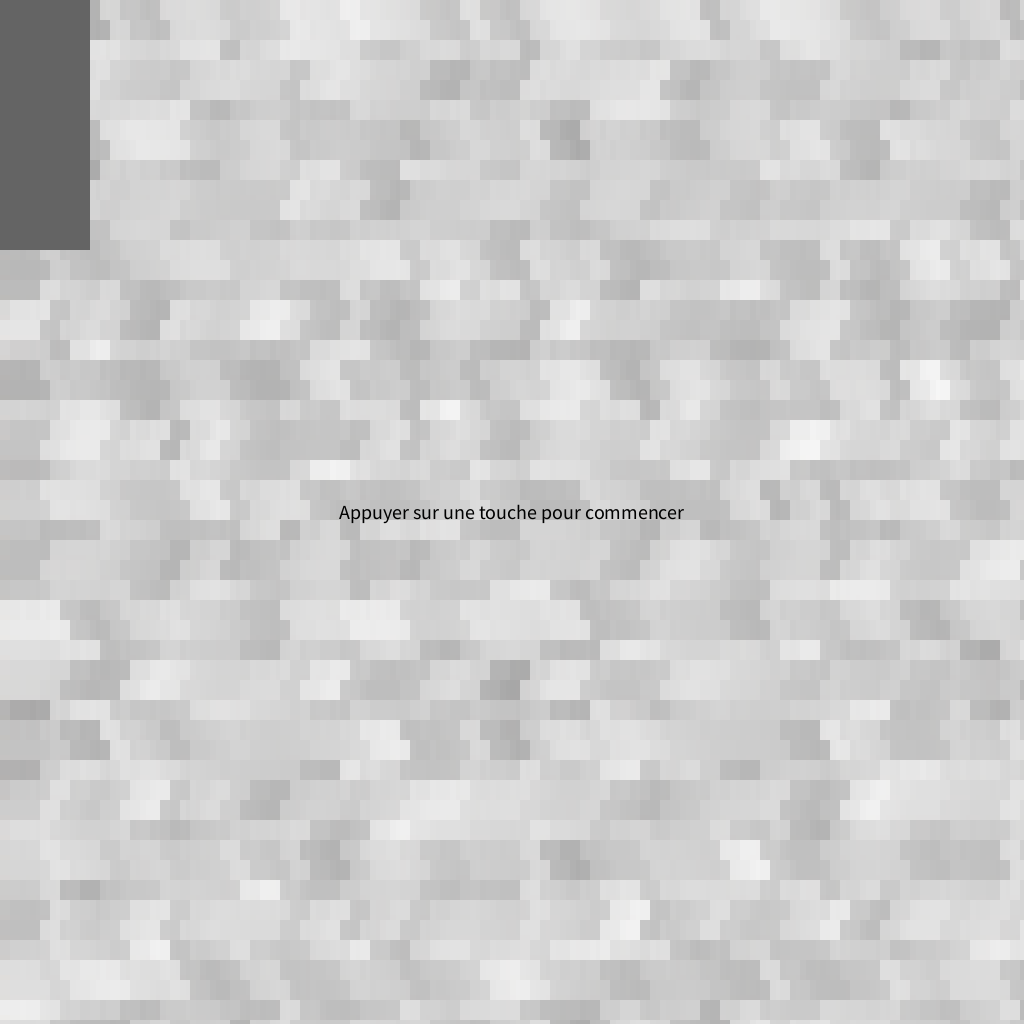
Frame 1 (no input)
Frame 60 (the mouse pressed at the canvas centre just before this capture): identical to frame 1, image omitted
Frame 120 (the mouse held since frame 60 and released just before this capture): identical to frame 1, image omitted

The Processing sketch that drew this single still picture (run headless with seeded random() and noise(); from frame 60 on, the mouse is pressed at the canvas centre):

// Processing sketch: SlitherSaclay_6
// ── SlitherSaclay_6.pde
// Questions :
/*

Q1 : dessiner joli segment rond pour serpent
Q2 : dessiner visage serpent (yeux, langue, etc.)
Q3 : materialiser bordure de scroll (carre)
 Q4 : dessiner joli "noisette" ou "gland" pour nourriture
 Q5 : dessiner un terrain selon perlin
 --------------------------------------
 Note de projet No1 pour le 5 ou 6 decembre
 
 Q6 : dessiner serpent "lumineux" quand "acceleration" avec la touche espace ============ LIGNE 182 ============
 Q7 : animation a la mort (mieux que le game-over qui rapetisse) ======================= LIGNE 355 ==============
 Q8 : animation au repas
 Q9 : dessiner l'ombre d'un quadricoptere au centre du plateau de jeu =============== LIGNE 488 ============
 Q10 : tableau des vainqueurs
 --------------------------------------
 Note de projet No2 pour la soutenance finale debut janvier
*/



// variables globales

int score = 0;
String[] nomsClassementIn={"","","","","",""};
String nomsClassementInTemp="";
int[] scoresClassementIn={0,0,0,0,0,0};
int scoresClassementInTemp=0;
String[] nomsClassement={"a","a","a","a","a","a","a","a","a","a",""}; 
String nomsClassementTemp="";
int[] scoresClassement={0,1,2,3,4,5,6,7,8,9,0};
int scoresClassementTemp=0;
int placeNom=-1;
int placeTableau=0;
boolean afficherTableau=false;
String nom="";
//---------------------------------------
PImage img1,img2;
boolean merge = false;
Snake snakes[];
int TerrX     = 40;
int TerrY     = 40;

int gaussR = 11;
float gauss[][];
int panX = 0;
int panY = 0;

int state = 1;

int BORDER_SIZE = 200;
String names[]={"Fred", "Nicolas", "Yacine", "Olivia", "Medhi", "Christian", "Laura"};
 
ArrayList foods; 
 
// on regroupe les variables d'un serpent dans une structure
class Snake {
  ArrayList pos;
  int size = 16;
  int weight = 160;
  float dirX = 10;
  float dirY = 0;
  float speed = 10;
  float r, g, b;
  String name;
  int colfood;
  float rTemp;
  float gTemp;
  float bTemp;
  int score;
  Snake(String name0,int size0, int x0, int y0, int r0, int g0, int b0, float dirX0, float dirY0){
    r=r0;
    g=g0; 
    b=b0;
    rTemp=r;
    gTemp=g;
    bTemp=b;
    
    name = name0;
    dirX = dirX0;
    dirY = dirY0;
    colfood = 0;
    
    size = size0;
    pos = new ArrayList();
    for (int i = size; i>=0; i--){
      Point s = new Point(x0+i*dirX, y0+i*dirY);
      pos.add(s);
    }
    setWeight(size*10);
    score=weight-30;
  }
  
  void setWeight(int weight1){
    weight = weight1;
    for (int i = size; i>=0; i--){
      Point s = (Point)pos.get(i);
      s.r = 10+sqrt((weight-39))/4.0;
      if (i==1) s.r-=2;
      if (i==2) s.r--;
    }
    
    int acc = 8;
    for (int i = pos.size()-1; i>=3; i--){
      Point s  = (Point)pos.get(i);
      if (acc<s.r)
        s.r = acc;
      acc+=1;
    }
    score=weight-30;
  }
  
}
 
 
// une autre structure pour representer les segments de serpent ou les boules de nourriture 
class Point{
  float x; 
  float y;
  float r;
  Point (float x0, float y0){
    x = x0;
    y = y0;
    r = 10;
  }
}


Point newFood(){
  float a = random(0,10000)*PI/5000;
  float d = random(0,5000);
  
  Point p = new Point(d*cos(a), d*sin(a));
  p.r = random(1,5);
  return p;
}



void setup() {  // this is run once.       
    size(1024, 1024); 
    snakes = new Snake[6]; 
    for (int k=1; k<snakes.length; k++){
      snakes[k] = new Snake(names[k], 4+10*(k-1), width/2+(int)(300*cos(k*PI/3)), height/2+(int)(300*sin(k*PI/3)), 128+64*(k%3), 255*(k%2), 0, 10*cos((k+2)*PI/3), 10*sin((k+2)*PI/3));
    }
    
    foods = new ArrayList();
    for (int k=0; k<1000; k++){
      foods.add(newFood());
    }
    
    gauss = new float[gaussR][gaussR];
    for (int k=0; k<gaussR; k++)
      for (int l=0; l<gaussR; l++)
        gauss[k][l] = exp(-1.0/gaussR/gaussR*((k-gaussR/2)*(k-gaussR/2)+(l-gaussR/2)*(l-gaussR/2)));
     
    // 2 images
    img1 = createImage(64, 64, ARGB);
    img2 = createImage(64+gaussR, 64+gaussR, ARGB);

    
    // Q1 un dessin de cercle dans la premiere image
    colorMode(HSB,100); 
    for(int j=0; j < img1.height; j++) {
      for(int i=0; i < img1.width; i++) {
        float d0 = dist(i,j,img1.width/2,img1.height/2);
        if (d0<img1.width/2-1){
          
          img1.pixels[i+j*img1.width] = color(50,0,30+i); 
        }
      }
    }colorMode(RGB,255);
    
    // l'ombre du cercle dans la 2ieme image
    for(int j=0; j < img1.height; j++) {
      for(int i=0; i < img1.width; i++) {
        float c = alpha(img1.pixels[i+j*img1.width]);
        for (int k=0; k<gaussR; k++){
          for (int l=0; l<gaussR; l++){
            img2.pixels[i+l+(j+k)*img2.width] += c*gauss[k][l]; 
          }
        }
      }
    }
    int ma = img2.pixels[img2.width/2+img2.height/2*img2.width];
    for(int j=0; j < img2.height; j++) {
      for(int i=0; i < img2.width; i++) {
        int value= img2.pixels[i+j*img2.width];
        img2.pixels[i+j*img2.width] = color(0, 128*value/ma);
      }
    }
    
    img1.updatePixels();    
    img2.updatePixels();
    
    frameRate(25);
} 


void moveSnake(Snake s, float objx, float objy){
  Point p0 = (Point) s.pos.get(0);
  Point pn = (Point) s.pos.get(s.pos.size()-1);
  
  float dd = dist(p0.x, p0.y, objx, objy);
  float tx = objx;
  float ty = objy;
  if (dd>s.speed){
    tx = p0.x+(objx-p0.x)/dd*s.speed;
    ty = p0.y+(objy-p0.y)/dd*s.speed;
  }
  if (dd>0){
    s.dirX = (objx-p0.x)/dd*s.speed;
    s.dirY = (objy-p0.y)/dd*s.speed;
  }
  
  // si on va "vite" on seme de la nourriture derriere soi et on perd du poids
  if(s.speed>10){
    s.setWeight(s.weight -2);
    Point f = new Point(pn.x, pn.y);
    f.r = 1;
    foods.add(f);
      
    if (s.weight<10*s.size){
      s.size--;
      s.pos.remove(s.pos.size()-1);
      
    }
    if (s.weight<42){
      s.speed=10;
    }
  }
  
  // deplace chaque segment du serpent
  float tlen = 0;
  for (int i = 0; i<s.pos.size(); i++){
    Point p = (Point) s.pos.get(i);
    float len = dist(p.x, p.y, tx, ty);
    if (len > tlen){
      p.x = tx-(tx-p.x)*tlen/len;
      p.y = ty-(ty-p.y)*tlen/len;
    }
    tx = p.x;
    ty = p.y;
    tlen = 10; 
  }
}

 
boolean testCollision(Snake s){
  Point p0 = (Point)s.pos.get(0);
  Point pn = (Point)s.pos.get(s.pos.size()-1);
  
  for (int i=0; i<snakes.length; i++){
    Snake other = snakes[i];
    if (other!=null && other!=s){
      for(int k=0; k<other.pos.size(); k++){
        Point p = (Point)other.pos.get(k);
        float dd = dist(p.x, p.y, p0.x, p0.y);
        if (dd<p0.r+p.r){
            return true;
        }
      }
    }
  }
  
  for (int k=foods.size()-1; k>=0; k--){
    Point f = (Point)foods.get(k);
    float dd = dist(p0.x, p0.y, f.x, f.y);
    if (dd < p0.r+f.r) {
      s.setWeight(s.weight +(int)f.r);
      s.colfood = 100;
      
      
      
      
      if (s.weight>10*s.size){
        s.size++;
        Point p = new Point(pn.x, pn.y);
        p.r= 8;
        s.pos.add(p);
      }
    
      foods.remove(k);
    }
  }
  return false;
}
 
 
void drawSnake(Snake s) {
  
  for (int i = s.pos.size()-1; i >= 0; i--){
    Point p = (Point) s.pos.get(i);
    if (s.colfood > 0)
       s.colfood--;
    pushMatrix();
    translate( p.x-panX, p.y-panY);
    if (i==0){
      rotate(atan2(s.dirY, s.dirX));
      
      
      //Q2 dessin dessous
      
      stroke(255,25,25);
      strokeWeight(2);
      if (s.colfood > 0)
      {
      line(0,0,6+log(s.size)*4,0);
      line(6+log(s.size)*4,0,13+log(s.size)*4,-(2+log(s.size)));
      line(6+log(s.size)*4,0,13+log(s.size)*4,2+log(s.size));
      colorMode(HSB);
      for(int k=0; k<foods.size(); k++){
        s.r=k/5*(frameCount*6)%155;
        s.g=k/2*(frameCount*6)%25;
        s.b=k/2*(frameCount*6)%155;
      }
      colorMode(RGB);
    
      }else{
      line(0,0,6+log(s.size)*10,0);
      line(6+log(s.size)*10,0,13+log(s.size)*10,-(2+log(s.size)));
      line(6+log(s.size)*10,0,13+log(s.size)*10,2+log(s.size));
      s.r=s.rTemp;
      s.g=s.gTemp;
      s.b=s.bTemp;
      
      }
      stroke(0);
      strokeWeight(0.8);
      
      pushMatrix();
      scale(2.2*p.r/img1.width, 2.0*p.r/img1.width);
    } else 
      scale(2.0*p.r/img1.width);
   
    if (i%2==0){
      if (s.speed>10){
        //image(img3, 0,0);
        tint(s.r, s.g, s.b);
        image(img1, 0,0);
        noTint();
      }else{
        //image(img2, 0,0);
        tint(s.r/2, s.g/2, s.b/2);
        image(img1, 0,0);
        noTint();
      }
    } else {
      if (s.speed>10){
        //image(img3, 0,0);
        tint(255-(255-s.r)/2, 255-(255-s.g)/2, 255-(255-s.b)/2);
        image(img1, 0,0);
        noTint();
      }else{
        //image(img2, 0,0);
        tint(s.r, s.g, s.b);
        image(img1, 0,0);
        noTint();
      }

    }
    
    if (i==0){
      popMatrix();
      //Q2 dessin dessus
      fill(255,255,255);
      ellipse(3,5  ,(log(s.size)*3),(-log(s.size)*3));
      ellipse(3,-5  ,(log(s.size)*3),(-log(s.size)*3));
      fill(255,128,128);
      ellipse(5,5  ,log(s.size),-log(s.size));
      ellipse(5,-5  ,log(s.size),-log(s.size));
    }
    popMatrix();
  }
  
  
  Point p = (Point) s.pos.get(0);  
  fill(0);
  textSize(14);
  text(s.name+" "+(s.weight-30),  p.x-panX, p.y-panY);
  fill(255);
  text(s.name+" "+(s.weight-30),  p.x-panX-1, p.y-panY-1);
}
 
// Q5
void drawBg(){
  background(255,192,128);
  noStroke();
  
  for (int j=-panY%20-20; j<=height; j+=20){
    for (int i=-panX%20-20; i<=width; i+=20) {
        float bruit=noise((i+panX)/30,(j+panY)/30);
      
        fill(255-bruit*100, 255-bruit*100, 255-bruit*100, 180);
        rect(((((j+panY)/20)%2)*10+i), j, 46, 55);
    }
  }
  fill(100,100,100);
  rect(0, 0, 90, 250);
}
 
 
void draw() {  // this is run repeatedly.  
  drawBg();

  textAlign(CENTER, CENTER);
  imageMode(CENTER);
  textSize(50);
  fill(255,25,25);
  
  if (state==2){
     
     fill(0);
     rect(0,0,width,height);
     if (afficherTableau==false){
       fill(255,25,25);
       textSize(100);
       text("GAME", (width/2),height/2 -35);
       text("OVER", (width/2),height/2  +35 );
       textSize(40);
    
       text("Entrez votre nom", width/2, height/3);
       strokeWeight(2);
       stroke(255,25,25);
       line((width/2)-10,(height/3)+60,(width/2)+10,(height/3)+60 );
     
        
      {
        if(keyPressed==true){
          if(key!=ENTER){
            if(key==BACKSPACE){
              if(nom.length()>0){
              /* supprimer derniere lettre   */ nom=nom.substring(0,nom.length()-1);
              delay(100);
              }
            }else{
            if(nom.length()<10)nom+= key;
            delay(100);  
            }
          }else if (placeNom<10){
            placeNom++;
            nomsClassement[placeNom]=nom;
            scoresClassement[placeNom]=score;
            
            delay(100);
            nom="";
            afficherTableau=true;
          }
          
        }
      } 
    }else if (keyPressed){

        afficherTableau=false;
        snakes[0] = new Snake(names[0], 4, width/2, height/2, 0, 255, 0, 10, 0); 
        state = 0;
        
      
  }
    
    
  }else if (state==1){
    fill(0);
    textSize(20);
    text("Appuyer sur une touche pour commencer", width/2, height/2);
    return;
  } else if (state>1){
    drawBg();
    //remplissage de l ecran
    fill(0);
    rect(0,0,((23-state)*((width/2)-70)/20)+76  ,height);
    rect(width-((23-state)*((width/2)-70)/20),0,width,height);
    
    // affichage GAME OVER
    textSize(100);
    fill(255,25,25);
      text("GA", ((23-state)*((width/2)-70)/20),height/2 -35);
      text("OV", ((23-state)*((width/2)-70)/20)+9,height/2  +35 );

    
      text("ME", width-(((23-state)*((width/2)+70))/20)+150,height/2 -35); 
      text("ER", width-(((23-state)*((width/2)+72))/20)+145,height/2   +35 ); 
 


    
    state--;
  } else {
    moveSnake(snakes[0], mouseX+panX, mouseY+panY);
    // si la position du serpent s'approche du bord, on prefere scroller le jeu plutot que de laisser
    // le serpent s'approcher su bord
    Point p = (Point)snakes[0].pos.get(0);
    if (p.x-panX>width-BORDER_SIZE)
      panX = round(p.x-width+BORDER_SIZE);
    if (p.x-panX<BORDER_SIZE)
      panX = round(p.x-BORDER_SIZE);
    if (p.y-panY>height-BORDER_SIZE)
      panY = round(p.y-height+BORDER_SIZE);
    if (p.y-panY<BORDER_SIZE)
      panY = round(p.y-BORDER_SIZE);  
  }
  
  if (snakes[0]!=null && testCollision(snakes[0])){ 
    score=snakes[0].weight-30;
    for (int i=0; i<snakes[0].pos.size(); i++){
        Point m = (Point)snakes[0].pos.get(i);
        m.r = 1;
        if (i%2==0) foods.add(m);
      }
      snakes[0] = null;
      state = 20;
  }
    
  

  // deplace les autres serpents de maniere aleatoire
  for (int k=1; k<snakes.length; k++)
    if (snakes[k]!=null){
      float dx = snakes[k].dirX;
      float dy = snakes[k].dirY;
      float x = ((Point)snakes[k].pos.get(0)).x;
      float y = ((Point)snakes[k].pos.get(0)).y;
      float dd = dist(0,0,x,y);
      
      float ndx = random(10.0, 15)*dx + random(-8,8)*dy; 
      float ndy = random(10.0, 15)*dy - random(-8,8)*dx; 
      if (dd>1000){
        ndx += -x*(dd-1000)/dd;
        ndy += -y*(dd-1000)/dd;
      }
      
      moveSnake(snakes[k], x+ndx, y+ndy);
      if (testCollision(snakes[k])){
        for (int i=0; i<snakes[k].pos.size(); i++){
          Point m = (Point)snakes[k].pos.get(i);
          m.r = 10;
          if (i%2==0) foods.add(m);
        }
        snakes[k] = new Snake(names[k], 4, (int)random(1000), (int)random(1000), 128+64*(k%3), 255*(k%2), 0, 10*cos(k*PI/3), 10*sin(k*PI/3));
      }
    }

  
  
  for (int k=0; k<foods.size(); k++){
    Point f = (Point)foods.get(k);
    pushMatrix();
    translate(f.x-panX, f.y-panY);
    scale(0.1+sqrt(f.r)/5.0);
    //Q4
    if((f.x-panX>90)||(f.y-panY>250)){
      colorMode(HSB,255);
      int var = (frameCount*6)%155;
      fill(k/5+var/2,k/2+var/2,k/2+var/2);
      quad(0,20,10,0,20,20,10,45);
      colorMode(RGB,255);
    }  
    popMatrix();
    
  }
    
  for (int k=0; k<snakes.length; k++){
    if (snakes[k]!=null)
      drawSnake(snakes[k]);
  }
  
  noFill();
  stroke(0, 128);
  //Q3 
  int x=5;
  for(int i =0;i<300;i+=50)
  curve(/**c1**/width/2-BORDER_SIZE , /**c1**/(BORDER_SIZE/2)-i , /**x1**/BORDER_SIZE , /**y1**/BORDER_SIZE-x ,/**x2**/ width-BORDER_SIZE ,/**y2**/ BORDER_SIZE+x , /**c2**/width/2+BORDER_SIZE ,/**c2**/ (BORDER_SIZE*3/2)+i);
  for(int j =0;j<300;j+=50)
  curve(/**xc1**/width-BORDER_SIZE/2+j , /**yc1**/height/2-BORDER_SIZE , /**x1**/width-BORDER_SIZE+x , /**y1**/BORDER_SIZE , /**x2**/width-BORDER_SIZE-x, /**y2**/height-BORDER_SIZE , /**xc2**/width-(BORDER_SIZE*3/2)-j , /**yc2**/height/2+BORDER_SIZE);
  for(int k =0;k<300;k+=50)
  curve(/**xc1**/width/2-BORDER_SIZE,/**yc1**/height-BORDER_SIZE-k,/**x1**/BORDER_SIZE,/**y1**/height-BORDER_SIZE-x,/**x2**/width-BORDER_SIZE,/**y2**/height-BORDER_SIZE+x,/**xc2**/width/2+BORDER_SIZE,/**yc2**/height-BORDER_SIZE+k);
  for(int l =0;l<300;l+=50)
  curve(BORDER_SIZE+l,height/2-BORDER_SIZE,BORDER_SIZE+x,BORDER_SIZE,BORDER_SIZE-x,width-BORDER_SIZE,BORDER_SIZE-l,height/2+BORDER_SIZE);

  // Q9 quadricoptere
  pushMatrix();
  tint(0, 127);
  strokeWeight(5);
  ellipse(width/2-30,height/2-30,20, 20);
  ellipse(width/2+30,height/2+30,20, 20);
  ellipse(width/2-30,height/2+30,20, 20);
  ellipse(width/2+30,height/2-30,20, 20);
  fill(0,0,0,127);
  strokeWeight(1);
  ellipse(width/2,height/2,30,30);
  strokeWeight(5);
  line((width/2)-(sqrt(2)*15/2)-2,(height/2)+(sqrt(2)*15/2)+2,(width/2)-30+(sqrt(2)*10/2)+1,(height/2)+30-(sqrt(2)*10/2)-1);
  line((width/2)+(sqrt(2)*15/2)+2,(height/2)-(sqrt(2)*15/2)-2,(width/2)+30-(sqrt(2)*10/2)-1,(height/2)-30+(sqrt(2)*10/2)+1);
  line((width/2)+(sqrt(2)*15/2)+2,(height/2)+(sqrt(2)*15/2)+2,(width/2)+30-(sqrt(2)*10/2)-1,(height/2)+30-(sqrt(2)*10/2)-1);
  line((width/2)-(sqrt(2)*15/2)-2,(height/2)-(sqrt(2)*15/2)-2,(width/2)-30+(sqrt(2)*10/2)+1,(height/2)-30+(sqrt(2)*10/2)+1);
  strokeWeight(2);
  //Haut Gauche
  curve((width/2)-30-30, (height/2)-30-30,(width/2)-30   ,(height/2)-30-10,(width/2)-30   ,(height/2)-30+10,(width/2)-30+30,(height/2)-30+30);
  curve((width/2)-30+30, (height/2)-30-30,(width/2)-30+10,(height/2)-30   ,(width/2)-30-10,(height/2)-30   ,(width/2)-30-30,(height/2)-30+30);
  //Bas Droite
  curve((width/2)+30+30, (height/2)+30+30,(width/2)+30   ,(height/2)+30+10,(width/2)+30   ,(height/2)+30-10,(width/2)+30-30,(height/2)+30-30);
  curve((width/2)+30-30, (height/2)+30+30,(width/2)+30-10,(height/2)+30   ,(width/2)+30+10,(height/2)+30   ,(width/2)+30+30,(height/2)+30-30);
  //Haut Droite
  curve((width/2)+30-30, (height/2)-30-30,(width/2)+30   ,(height/2)-30-10,(width/2)+30   ,(height/2)-30+10,(width/2)+30+30,(height/2)-30+30);
  curve((width/2)+30+30, (height/2)-30-30,(width/2)+30+10,(height/2)-30   ,(width/2)+30-10,(height/2)-30   ,(width/2)+30-30,(height/2)-30+30);
  //Bas Gauche
  curve((width/2)-30+30, (height/2)+30+30,(width/2)-30   ,(height/2)+30+10,(width/2)-30   ,(height/2)+30-10,(width/2)-30-30,(height/2)+30-30);
  curve((width/2)-30-30, (height/2)+30+30,(width/2)-30-10,(height/2)+30   ,(width/2)-30+10,(height/2)+30   ,(width/2)-30+30,(height/2)+30-30);
  popMatrix();  
  
  //affichage nom pour le tableau de score
  pushMatrix();
  fill(255,25,25);
  textSize(40);
  text(nom,width/2,(height/3)+40);
  popMatrix();
  
 
  //affichage du tableau de score
  if((state==2)&&(afficherTableau)){
    if(keyPressed==false){

    textAlign(LEFT);
    for(int i=0;i<nomsClassement.length-1;i++){
       if(i+1<10) text((i+1)+".   "+nomsClassement[i],10,(height/3)+(35*i));
       if(i+1==10) text((i+1)+". "+nomsClassement[i],10,(height/3)+(35*i));
       text("Score: "+scoresClassement[i],10+10*40, (height/3)+(35*i));
    }textAlign(CENTER);
    text("Appuyez sur une touche pour rejouer",width/2,2*height/3);
    trieTableau();
    scoresClassement[10]=0;
    nomsClassement[10]="";
    }
   
  }

 //fin affichage tableau de score
  

  
  
  
  textSize(10);
  fill(255,255,255);
  if(state==0){
  trieTableauIn();
  scoresClassementIn[0]=snakes[0].score;
  nomsClassementIn[0]=snakes[0].name;
  for(int i=0;i<scoresClassementIn.length; i++){
   text(snakes[i].name+" "+snakes[i].score,35,40*i+20);
 }
}

 for(int k=1;k<snakes.length;k++){
  scoresClassementIn[k]=snakes[k].score;
  nomsClassementIn[k]=snakes[k].name;
 }

 

}//Fin Draw
 
void keyPressed() {
  if (state>0){
    if (state==1){
    snakes[0] = new Snake(names[0], 4, width/2, height/2, 0, 255, 0, 10, 0); 
    state = 0;
    }
  }
  else if(key==' ' && snakes[0].weight>42)
    snakes[0].speed =20;  
}
void keyReleased() {
  if(snakes[0]!=null && key==' ')
    snakes[0].speed =10;
}

void trieTableau(){
  for (int j=0; j<(scoresClassement.length);j++){
    for(int i=0; i<(scoresClassement.length-1);i++){
      if (scoresClassement[i]<scoresClassement[i+1]){
        
        scoresClassementTemp=scoresClassement[i+1];
        nomsClassementTemp=nomsClassement[i+1];
        
        scoresClassement[i+1]=scoresClassement[i];
        nomsClassement[i+1]=nomsClassement[i];
        
        scoresClassement[i]=scoresClassementTemp;
        nomsClassement[i]=nomsClassementTemp;
        
      }
    }
  }
}
void trieTableauIn(){
  for (int j=0; j<(scoresClassementIn.length);j++){
    for(int i=0; i<(scoresClassementIn.length-1);i++){
      if (scoresClassementIn[i]<scoresClassementIn[i+1]){
        
        scoresClassementInTemp=scoresClassementIn[i+1];
        nomsClassementInTemp=nomsClassementIn[i+1];
        
        scoresClassementIn[i+1]=scoresClassementIn[i];
        nomsClassementIn[i+1]=nomsClassementIn[i];
        
        scoresClassementIn[i]=scoresClassementInTemp;
        nomsClassementIn[i]=nomsClassementInTemp;
        
      }
    }
  }
}



 
